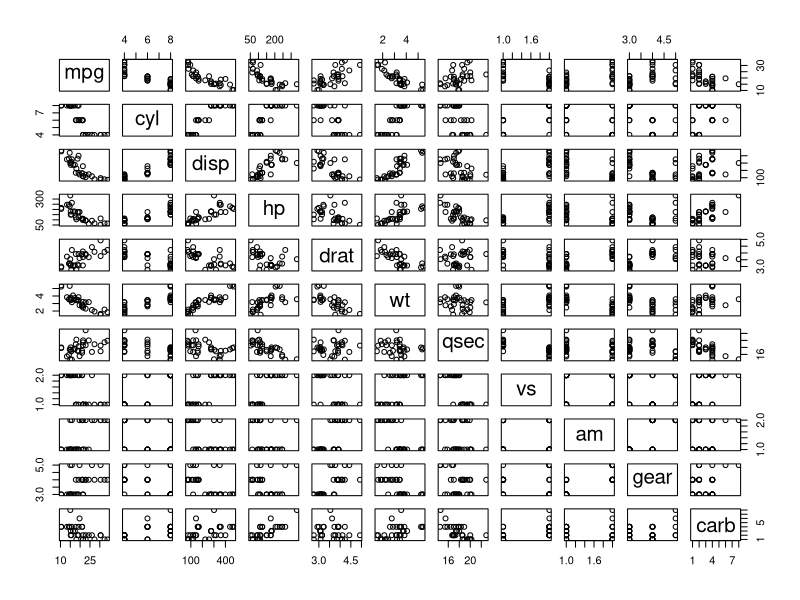
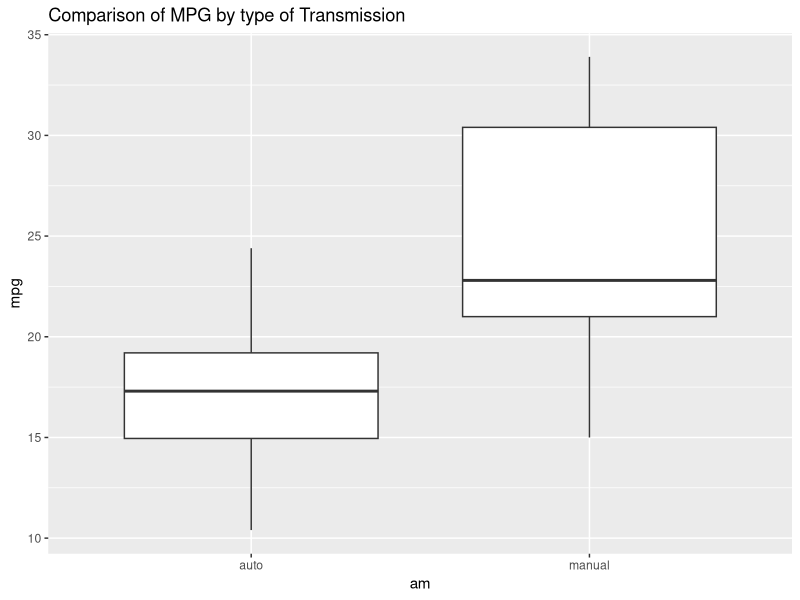
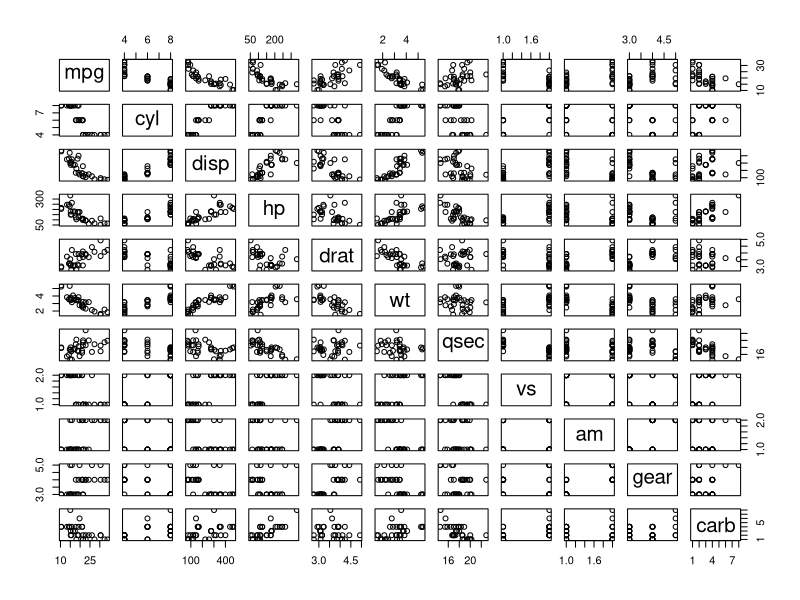
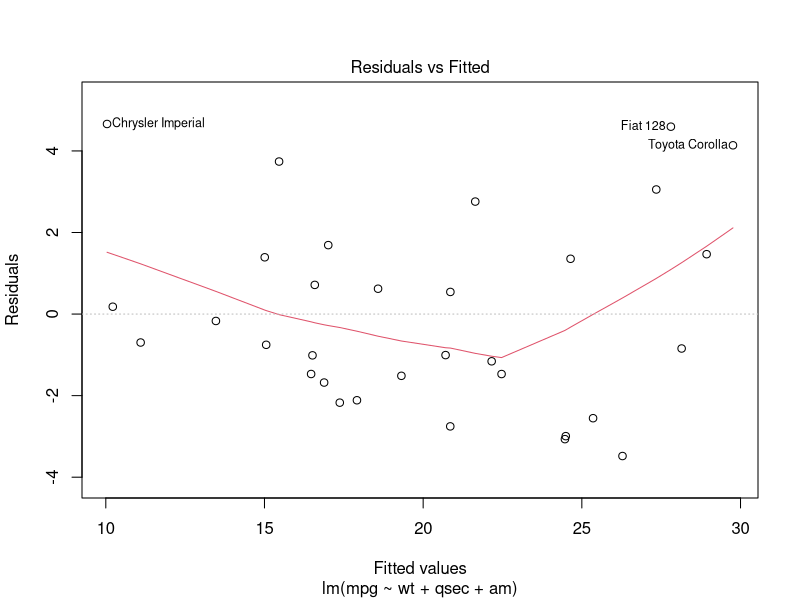
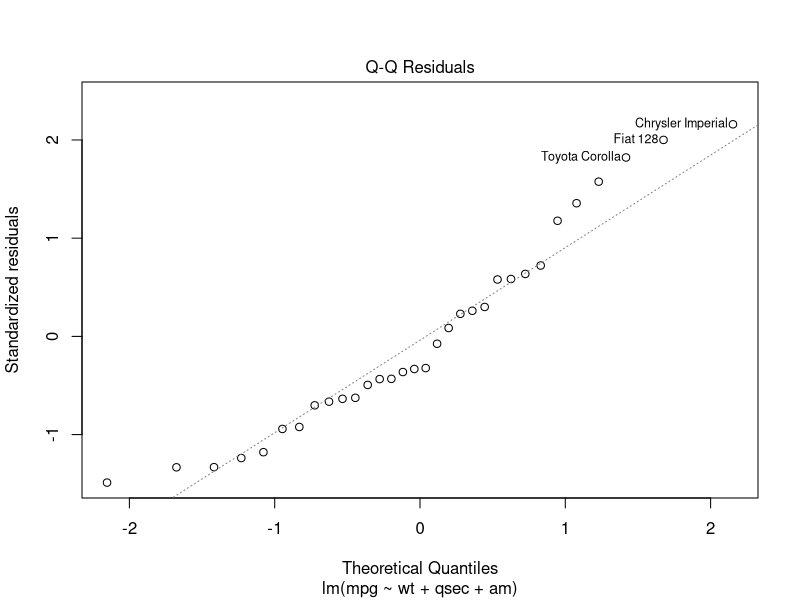
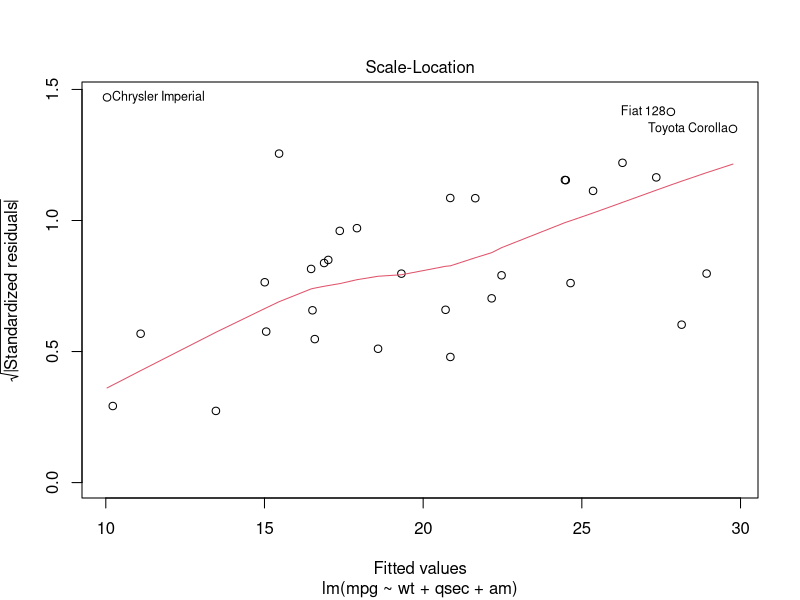
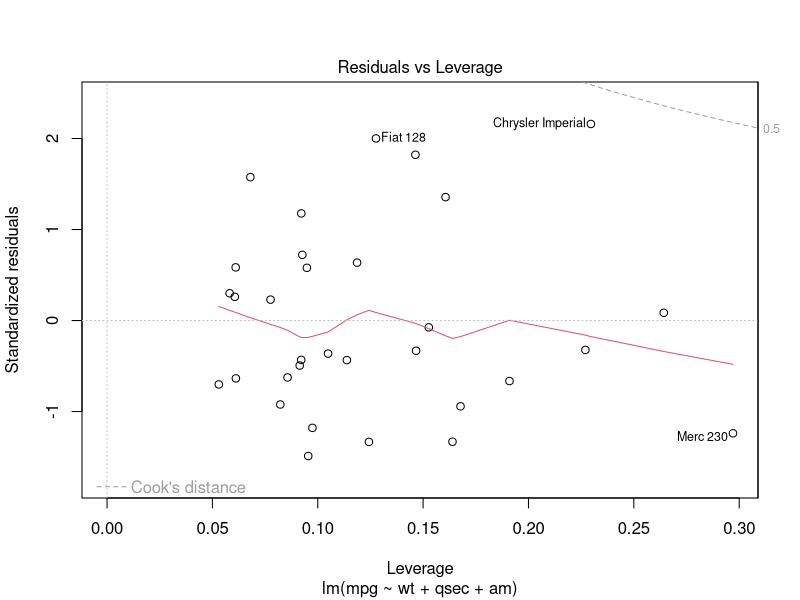

The R script that drew these images, in order:
## ---- chunk 1
knitr::opts_chunk$set(echo = TRUE)
## ---- chunk 2
data(mtcars)
mtcars$am <- ifelse(test=mtcars$am==0, yes="auto", no="manual")
mtcars$am <- as.factor(mtcars$am)
mtcars$vs <- ifelse(test=mtcars$vs==0, yes="vshaped", no="straight")
mtcars$vs <- as.factor(mtcars$vs)
## ---- chunk 3
plot(mtcars)
## ---- chunk 4
library(ggplot2)
g1 <- ggplot(mtcars, aes(x=am, y=mpg))+geom_boxplot()+labs(title="Comparison of MPG by type of Transmission")
g1
## ---- chunk 5
fit <- lm(mpg~am,data=mtcars)
## ---- chunk 6
fit1 <- lm(mpg~., data=mtcars)
## ---- chunk 7
fit2 <- lm(mpg~disp+hp+wt+qsec+am, data=mtcars)
## ---- chunk 8
fit3 <- lm(mpg~wt+qsec+am, data=mtcars)
## ---- chunk 9
fit4 <- lm(mpg~wt+am, data=mtcars)
fit5 <- lm(mpg~qsec+am,data=mtcars)
anova(fit,fit4,fit3)
anova(fit,fit5,fit3)
## ---- chunk 10
str(mtcars)
plot(mtcars)
summary(fit)
summary(fit1)
summary(fit2)
summary(fit3)
## ---- chunk 11
plot(fit3)
